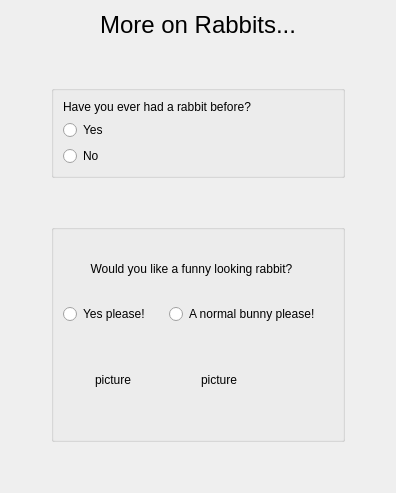
     <widget class="QWidget" name="rabbitFollowups">
      <layout class="QVBoxLayout" name="verticalLayout_73">
       <item>
        <widget class="QLabel" name="label_5">
         <property name="font">
          <font>
           <pointsize>18</pointsize>
          </font>
         </property>
         <property name="text">
          <string>More on Rabbits...</string>
         </property>
         <property name="alignment">
          <set>Qt::AlignCenter</set>
         </property>
        </widget>
       </item>
       <item>
        <layout class="QHBoxLayout" name="horizontalLayout_30">
         <item>
          <spacer name="horizontalSpacer_14">
           <property name="orientation">
            <enum>Qt::Horizontal</enum>
           </property>
           <property name="sizeHint" stdset="0">
            <size>
             <width>40</width>
             <height>20</height>
            </size>
           </property>
          </spacer>
         </item>
         <item>
          <layout class="QVBoxLayout" name="verticalLayout_55">
           <item>
            <spacer name="verticalSpacer_10">
             <property name="orientation">
              <enum>Qt::Vertical</enum>
             </property>
             <property name="sizeHint" stdset="0">
              <size>
               <width>20</width>
               <height>40</height>
              </size>
             </property>
            </spacer>
           </item>
           <item>
            <widget class="QGroupBox" name="groupBox_15">
             <property name="title">
              <string/>
             </property>
             <layout class="QVBoxLayout" name="verticalLayout_56">
              <item>
               <layout class="QHBoxLayout" name="horizontalLayout_24">
                <item>
                 <layout class="QVBoxLayout" name="verticalLayout_57">
                  <item>
                   <widget class="QLabel" name="label_21">
                    <property name="text">
                     <string>Have you ever had a rabbit before?</string>
                    </property>
                    <property name="alignment">
                     <set>Qt::AlignCenter</set>
                    </property>
                   </widget>
                  </item>
                  <item>
                   <widget class="QRadioButton" name="lionHeadCaliRabbit">
                    <property name="text">
                     <string>Yes</string>
                    </property>
                   </widget>
                  </item>
                  <item>
                   <widget class="QRadioButton" name="rexRabbit">
                    <property name="text">
                     <string>No</string>
                    </property>
                   </widget>
                  </item>
                 </layout>
                </item>
                <item>
                 <spacer name="horizontalSpacer_39">
                  <property name="orientation">
                   <enum>Qt::Horizontal</enum>
                  </property>
                  <property name="sizeHint" stdset="0">
                   <size>
                    <width>40</width>
                    <height>20</height>
                   </size>
                  </property>
                 </spacer>
                </item>
               </layout>
              </item>
             </layout>
            </widget>
           </item>
           <item>
            <spacer name="verticalSpacer_11">
             <property name="orientation">
              <enum>Qt::Vertical</enum>
             </property>
             <property name="sizeHint" stdset="0">
              <size>
               <width>20</width>
               <height>40</height>
              </size>
             </property>
            </spacer>
           </item>
           <item>
            <widget class="QGroupBox" name="groupBox_16">
             <property name="title">
              <string/>
             </property>
             <layout class="QVBoxLayout" name="verticalLayout_58">
              <item>
               <layout class="QHBoxLayout" name="horizontalLayout_25">
                <item>
                 <layout class="QVBoxLayout" name="verticalLayout_61">
                  <item>
                   <widget class="QLabel" name="label_22">
                    <property name="text">
                     <string>Would you like a funny looking rabbit?</string>
                    </property>
                    <property name="alignment">
                     <set>Qt::AlignCenter</set>
                    </property>
                   </widget>
                  </item>
                  <item>
                   <layout class="QHBoxLayout" name="horizontalLayout_9">
                    <item>
                     <layout class="QVBoxLayout" name="verticalLayout_59">
                      <item>
                       <widget class="QRadioButton" name="angoraRabbit">
                        <property name="text">
                         <string>Yes please!</string>
                        </property>
                       </widget>
                      </item>
                      <item>
                       <widget class="QLabel" name="angoraPic">
                        <property name="minimumSize">
                         <size>
                          <width>100</width>
                          <height>100</height>
                         </size>
                        </property>
                        <property name="maximumSize">
                         <size>
                          <width>100</width>
                          <height>100</height>
                         </size>
                        </property>
                        <property name="text">
                         <string>picture</string>
                        </property>
                        <property name="alignment">
                         <set>Qt::AlignCenter</set>
                        </property>
                       </widget>
                      </item>
                     </layout>
                    </item>
                    <item>
                     <layout class="QVBoxLayout" name="verticalLayout_60">
                      <item>
                       <widget class="QRadioButton" name="silverFoxRabbit">
                        <property name="text">
                         <string>A normal bunny please!</string>
                        </property>
                       </widget>
                      </item>
                      <item>
                       <widget class="QLabel" name="silverFoxPic">
                        <property name="minimumSize">
                         <size>
                          <width>100</width>
                          <height>100</height>
                         </size>
                        </property>
                        <property name="maximumSize">
                         <size>
                          <width>100</width>
                          <height>100</height>
                         </size>
                        </property>
                        <property name="text">
                         <string>picture</string>
                        </property>
                        <property name="alignment">
                         <set>Qt::AlignCenter</set>
                        </property>
                       </widget>
                      </item>
                     </layout>
                    </item>
                   </layout>
                  </item>
                 </layout>
                </item>
                <item>
                 <spacer name="horizontalSpacer_41">
                  <property name="orientation">
                   <enum>Qt::Horizontal</enum>
                  </property>
                  <property name="sizeHint" stdset="0">
                   <size>
                    <width>13</width>
                    <height>191</height>
                   </size>
                  </property>
                 </spacer>
                </item>
               </layout>
              </item>
             </layout>
            </widget>
           </item>
           <item>
            <spacer name="verticalSpacer_12">
             <property name="orientation">
              <enum>Qt::Vertical</enum>
             </property>
             <property name="sizeHint" stdset="0">
              <size>
               <width>20</width>
               <height>40</height>
              </size>
             </property>
            </spacer>
           </item>
          </layout>
         </item>
         <item>
          <spacer name="horizontalSpacer_16">
           <property name="orientation">
            <enum>Qt::Horizontal</enum>
           </property>
           <property name="sizeHint" stdset="0">
            <size>
             <width>40</width>
             <height>20</height>
            </size>
           </property>
          </spacer>
         </item>
        </layout>
       </item>
      </layout>
     </widget>
